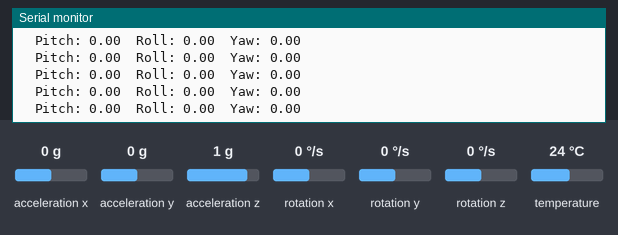
A sketch run on a simulated Arduino Leonardo, built with avr-gcc and run on an emulated ATmega32U4. Shown: the last lines printed to the serial monitor. The test bench sets the inputs (shaded band); at power-on: acceleration x 0 g, acceleration y 0 g, acceleration z 1 g, rotation x 0 °/s, rotation y 0 °/s, rotation z 0 °/s, temperature 24 °C.

Above: at 12.5 s.
12.6 s: acceleration x set to 0.8 g
At 13.2 s:
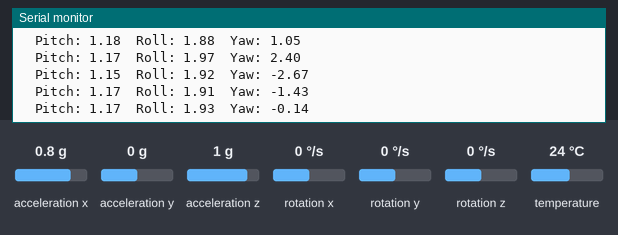
15.6 s: acceleration y set to -1.4 g
At 16.7 s:
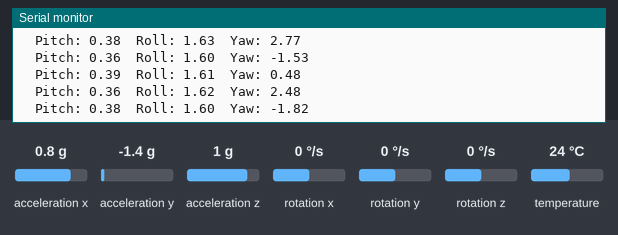
17.1 s: acceleration z set to -1.4 g
At 17.14 s:
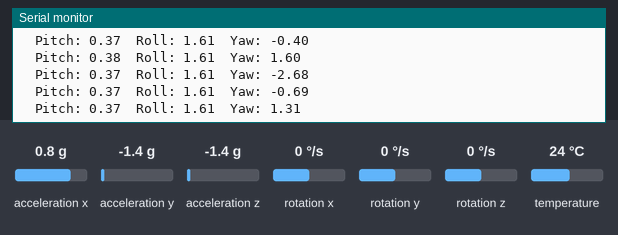
Timing chart, 0 to 20.1 s (numbered marks = the images above; inputs shaded):
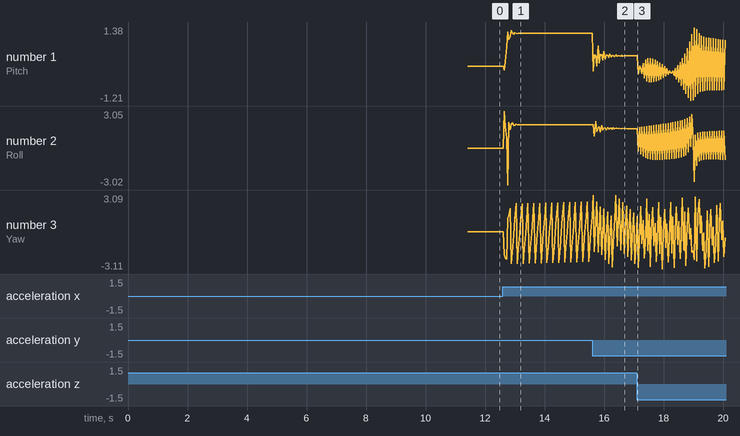

The sketch:

AP_Physics_Project.ino
```cpp
// #include <Adafruit_MPU6050.h>
// #include <Adafruit_Sensor.h>
// #include <Wire.h>
// #include <list>
// using namespace std;

// #include "helper_functions.h"

// Adafruit_MPU6050 mpu;

// // global variables
// float accelOffsetsGlobal[3];
// float gyroOffsetsGlobal[3];
// float anglesGlobal[3];
// float positionGlobal[3];
// float velocityGlobal[3];

// void setup()
// {

//   initalSetUp();
//   calibrateMPU6050Mean(mpu, accelOffsetsGlobal, gyroOffsetsGlobal);
// }

// void initalSetUp()
// {
//   // put your setup code here, to run once:
//   Serial.begin(115200);
//   while (!Serial)
//     delay(10); // will pause Zero, Leonardo, etc until serial console opens

//   Serial.println("Adafruit MPU6050 test!");

//   // Try to initialize!
//   if (!mpu.begin())
//   {
//     Serial.println("Failed to find MPU6050 chip");
//     while (1)
//     {
//       delay(10);
//     }
//   }

//   mpu.setAccelerometerRange(MPU6050_RANGE_8_G);
//   mpu.setGyroRange(MPU6050_RANGE_500_DEG);

//   Serial.println("Stabilizing sensor...");
//   delay(5000); // Allow time for sensor stabilization
// }

// void loop()
// {

//   if (Serial.available())
//   {
//     // Message received, read the data
//     char receivedChar = Serial.read();

//     // Process the received character or message
//     // Example: Print the received character
//     if (receivedChar == 'c')
//     {
//       Serial.print("Old ones");
//       printOffsets(accelOffsetsGlobal);
//       calibrateMPU6050Mean(mpu, accelOffsetsGlobal, gyroOffsetsGlobal);
//       Serial.print("New Ones");
//       printOffsets(accelOffsetsGlobal);
//     }
//     else if (receivedChar == 'm')
//     {
//       Serial.print("Old ones");
//       printOffsets(accelOffsetsGlobal);
//       calibrateMPU6050Median(mpu, accelOffsetsGlobal, gyroOffsetsGlobal);
//       Serial.print("New Ones");
//       printOffsets(accelOffsetsGlobal);
//     }
//   }
//   else
//   {
//     getSensorDataByMedian(mpu, 20, 1, accelOffsetsGlobal, gyroOffsetsGlobal);
//     // getPositionDataComplementary(mpu, 20, 1, accelOffsetsGlobal, gyroOffsetsGlobal, anglesGlobal, positionGlobal, velocityGlobal);
//   }
// }


// #include <Adafruit_MPU6050.h>
// #include <Adafruit_Sensor.h>
// #include <Wire.h>
// #include <list>
// using namespace std;
// #include "helper_functions.h"
// #include <MadgwickAHRS.h>
// #include <MahonyAHRS.h>

// #define UPDATE_INTERVAL_MS 10  // Update interval in milliseconds


// Adafruit_MPU6050 mpu;
// Madgwick filter;
// Mahony fusionFilter;

// float initialPositionX = 0.0;  // Initial X position
// float initialPositionY = 0.0;  // Initial Y position
// float initialPositionZ = 0.0;  // Initial Z position

// float initialYaw = 0.0;    // Initial yaw angle in radians
// float initialPitch = 0.0;  // Initial pitch angle in radians
// float initialRoll = 0.0;   // Initial roll angle in radians

// float velocityX = 0.0;  // Current X velocity
// float velocityY = 0.0;  // Current Y velocity
// float velocityZ = 0.0;  // Current Z velocity

// unsigned long lastUpdateTime = 0;

// // global variables
// float accelOffsetsGlobal[3];
// float gyroOffsetsGlobal[3];
// float anglesGlobal[3];
// float positionGlobal[3];
// float velocityGlobal[3];

// void setup()
// {

//   initalSetUp();
//   calibrateMPU6050Mean(mpu, accelOffsetsGlobal, gyroOffsetsGlobal);

//   filter.begin(UPDATE_INTERVAL_MS / 1000.0);
// }

// void initalSetUp()
// {
//   // put your setup code here, to run once:
//   Serial.begin(115200);
//   while (!Serial)
//     delay(10); // will pause Zero, Leonardo, etc until serial console opens

//   Serial.println("Adafruit MPU6050 test!");

//   // Try to initialize!
//   if (!mpu.begin())
//   {
//     Serial.println("Failed to find MPU6050 chip");
//     while (1)
//     {
//       delay(10);
//     }
//   }

//   mpu.setAccelerometerRange(MPU6050_RANGE_8_G);
//   mpu.setGyroRange(MPU6050_RANGE_500_DEG);

//   Serial.println("Stabilizing sensor...");
//   delay(5000); // Allow time for sensor stabilization
// }

// void loop()
// {
//   unsigned long currentTime = millis();
//   std::map<std::string, double> sensorDataWithOffsets = getSensorDataByMedian(mpu, 10, 1, accelOffsetsGlobal, gyroOffsetsGlobal);

//    // Convert accelerometer data to meters per second squared (m/s^2)
//   float ax = sensorDataWithOffsets["accelX"];
//   float ay = sensorDataWithOffsets["accelY"];
//   float az = sensorDataWithOffsets["accelZ"] + 9.81;

//   // Convert gyroscope data to radians per second (rad/s)
//   float gx = sensorDataWithOffsets["gyroX"];
//   float gy = sensorDataWithOffsets["gyroY"];
//   float gz = sensorDataWithOffsets["gyroZ"];

//   // Update the filters with the new data
//   filter.updateIMU(gx, gy, gz, ax, ay, az);
//   fusionFilter.updateIMU(gx, gy, gz, ax, ay, az);

//   // Calculate the elapsed time since the last update
//   float dt = (currentTime - lastUpdateTime) / 1000.0;
//   lastUpdateTime = currentTime;

//   // Get the estimated orientation quaternion from Madgwick filter

//   // Calculate the yaw angle in radians from Madgwick filter
//   float yaw = filter.getYawRadians();

//   // Get the estimated orientation quaternion from Mahony filter
//   float fw, fx, fy, fz;
//   fusionFilter.getQuaternion(&fw, &fx, &fy, &fz);

//   // Calculate the yaw angle in radians from Mahony filter
//   float fusedYaw = atan2(2.0 * (fw * fz + fx * fy), 1.0 - 2.0 * (fy * fy + fz * fz));

//   // Calculate the change in yaw angle
//   float deltaYaw = fusedYaw - initialYaw;

//   // Calculate the displacement in X and Y directions using dead reckoning
//   float deltaX = cos(initialYaw) * gx * dt;
//   float deltaY = sin(initialYaw) * gx * dt;

//   // Update the initial position and yaw angle
//   initialX += deltaX;
//   initialY += deltaY;
//   initialYaw = fusedYaw;

//   // Print the current position
//   Serial.print("X: ");
//   Serial.print(initialX);
//   Serial.print("\tY: ");
//   Serial.println(initialY);

//   delay(UPDATE_INTERVAL_MS);
// }


#include <Wire.h>
#include <Adafruit_MPU6050.h>
#include <Adafruit_Sensor.h>
#include <list>
using namespace std;
#include "helper_functions.h"
#include <MadgwickAHRS.h>


#define UPDATE_INTERVAL_MS 10  // Update interval in milliseconds

Adafruit_MPU6050 mpu;
Madgwick filter;

float initialPositionX = 0.0;  // Initial X position
float initialPositionY = 0.0;  // Initial Y position
float initialPositionZ = 0.0;  // Initial Z position

float initialYaw = 0.0;    // Initial yaw angle in radians
float initialPitch = 0.0;  // Initial pitch angle in radians
float initialRoll = 0.0;   // Initial roll angle in radians

float velocityX = 0.0;  // Current X velocity
float velocityY = 0.0;  // Current Y velocity
float velocityZ = 0.0;  // Current Z velocity

unsigned long lastUpdateTime = 0;
// global variables
float accelOffsetsGlobal[3];
float gyroOffsetsGlobal[3];
float anglesGlobal[3];
float positionGlobal[3];
float velocityGlobal[3];

void setup()
{

  initalSetUp();
  calibrateMPU6050Mean(mpu, accelOffsetsGlobal, gyroOffsetsGlobal);

  float beta = 0.1;  // Adjust this value based on your application
  filter.begin(UPDATE_INTERVAL_MS / 1000.0);
}

void initalSetUp()
{
  // put your setup code here, to run once:
  Serial.begin(115200);
  while (!Serial)
    delay(10); // will pause Zero, Leonardo, etc until serial console opens

  Serial.println("Adafruit MPU6050 test!");

  // Try to initialize!
  if (!mpu.begin())
  {
    Serial.println("Failed to find MPU6050 chip");
    while (1)
    {
      delay(10);
    }
  }

  mpu.setAccelerometerRange(MPU6050_RANGE_8_G);
  mpu.setGyroRange(MPU6050_RANGE_500_DEG);

  Serial.println("Stabilizing sensor...");
  delay(5000); // Allow time for sensor stabilization

}

void loop() {
  unsigned long currentTime = millis();

  // Read accelerometer and gyroscope data
std::map<std::string, double> sensorDataWithOffsets = getSensorDataByMedian(mpu, 10, 1, accelOffsetsGlobal, gyroOffsetsGlobal);

  // Convert accelerometer data to meters per second squared (m/s^2)
  float ax = sensorDataWithOffsets["accelX"];
  float ay = sensorDataWithOffsets["accelY"];
  float az = sensorDataWithOffsets["accelZ"] + 9.81;

  // Convert gyroscope data to radians per second (rad/s)
  float gx = sensorDataWithOffsets["gyroX"];
  float gy = sensorDataWithOffsets["gyroY"];
  float gz = sensorDataWithOffsets["gyroZ"];

  // Update the filter with the new data
  filter.updateIMU(gx, gy, gz, ax, ay, az);

  // Calculate the elapsed time since the last update

  float yaw = filter.getYawRadians();
  float pitch = filter.getPitchRadians();
  float roll = filter.getRollRadians();


  Serial.print("\tPitch: ");
  Serial.print(pitch);
  Serial.print("\tRoll: ");
  Serial.print(roll);
  Serial.print("\tYaw: ");
  Serial.println(yaw);

}
```

calibration_functions.cpp
```cpp
#include "helper_functions.h"
#include <Adafruit_MPU6050.h>
#include <Adafruit_Sensor.h>
#include <list>
using namespace std;


void calibrateMPU6050Mean(Adafruit_MPU6050 &mpuRef, float accelOffsetsRef[3], float gyroOffsetsRef[3]) {
  Serial.println("Calibrating MPU6050. Please keep the sensor stationary (Mean)");
  const int numSamples = 1000;
  const int sampleDelay = 4;

  float accelOffsets[3] = {0.0f, 0.0f, 0.0f};
  float gyroOffsets[3] = {0.0f, 0.0f, 0.0f};

  // Collect accelerometer and gyroscope data for calibration
  for (int i = 0; i < numSamples; i++) {
    sensors_event_t a, g, temp;
    mpuRef.getEvent(&a, &g, &temp);

    accelOffsets[0] += a.acceleration.x;
    accelOffsets[1] += a.acceleration.y;
    accelOffsets[2] += a.acceleration.z;

    gyroOffsets[0] += g.gyro.x;
    gyroOffsets[1] += g.gyro.y;
    gyroOffsets[2] += g.gyro.z;

    delay(sampleDelay);
  }

  // Calculate the average offsets
  accelOffsets[0] /= numSamples;
  accelOffsets[1] /= numSamples;
  accelOffsets[2] /= numSamples;

  gyroOffsets[0] /= numSamples;
  gyroOffsets[1] /= numSamples;
  gyroOffsets[2] /= numSamples;

  // prints the offsets
  // sets thhe accel offsets
  accelOffsetsRef[0] = accelOffsets[0];
  accelOffsetsRef[1] = accelOffsets[1];
  accelOffsetsRef[2] = accelOffsets[2];

  // set the gryo offsets
  gyroOffsetsRef[0] = gyroOffsets[0];
  gyroOffsetsRef[1] = gyroOffsets[1];
  gyroOffsetsRef[2] = gyroOffsets[2];


  // Set the calculated offsets
  // mpu.setXAccelOffset(-accelOffsets[0]);
  // mpu.setYAccelOffset(-accelOffsets[1]);
  // mpu.setZAccelOffset((16384 - accelOffsets[2]));

  // mpu.setXGyroOffset(-gyroOffsets[0]);
  // mpu.setYGyroOffset(-gyroOffsets[1]);
  // mpu.setZGyroOffset(-gyroOffsets[2]);
  Serial.println("Calibration complete. (mean)");
}

void calibrateMPU6050Median(Adafruit_MPU6050 &mpuRef, float accelOffsetsRef[3], float gyroOffsetsRef[3]) {
  Serial.println("Calibrating MPU6050. Please keep the sensor stationary (Median)");
  const int numSamples = 1000;
  const int sampleDelay = 4;

  list<float> xDataAccel, yDataAccel, zDataAccel;
  list<float> xDataGryo, yDataGryo, zDataGryo;

  // Collect accelerometer and gyroscope data for calibration
  for (int i = 0; i < numSamples; i++) {
    if (i % 100 == 0) Serial.println(i);
    sensors_event_t a, g, temp;
    mpuRef.getEvent(&a, &g, &temp);

    xDataAccel.push_back(a.acceleration.x);
    yDataAccel.push_back(a.acceleration.y);
    zDataAccel.push_back(a.acceleration.z);

    xDataGryo.push_back(g.gyro.x);
    yDataGryo.push_back(g.gyro.y);
    zDataGryo.push_back(g.gyro.z);

    delay(sampleDelay);
  }
  Serial.print("Got here");

  // sort the data
  xDataAccel.sort();
  yDataAccel.sort();
  zDataAccel.sort();
  xDataGryo.sort();
  yDataGryo.sort();
  zDataGryo.sort();

  // get the middle value
  list<float>::iterator xItAccel = xDataAccel.begin();
  advance(xItAccel, numSamples / 2);
  list<float>::iterator yItAccel = yDataAccel.begin();
  advance(yItAccel, numSamples / 2);
  list<float>::iterator zItAccel = zDataAccel.begin();
  advance(zItAccel, numSamples / 2);

  list<float>::iterator xItGryo = xDataGryo.begin();
  advance(xItGryo, numSamples / 2);
  list<float>::iterator yItGryo = yDataGryo.begin();
  advance(yItGryo, numSamples / 2);
  list<float>::iterator zItGryo = zDataGryo.begin();
  advance(zItGryo, numSamples / 2);

  // sets thhe accel offsets
  accelOffsetsRef[0] = *xItAccel;
  accelOffsetsRef[1] = *yItAccel;
  accelOffsetsRef[2] = *zItAccel;

  // set the gryo offsets
  gyroOffsetsRef[0] = *xItGryo;
  gyroOffsetsRef[1] = *yItGryo;
  gyroOffsetsRef[2] = *zItGryo;

  Serial.println("Calibration complete. (mean)");
}
```

helper_functions.h
```cpp
// helper_functions.h
#ifndef HELPER_FUNCTIONS_H
#define HELPER_FUNCTIONS_H
#include <Arduino.h>
#include <Adafruit_MPU6050.h>
#include <Adafruit_Sensor.h>
#include <map>

void testPrint(); // Function declaration
void calibrateMPU6050Mean(Adafruit_MPU6050 &mpuRef, float accelOffsetsRef[3], float gyroOffsetsRef[3]);
void calibrateMPU6050Median(Adafruit_MPU6050 &mpuRef, float accelOffsetsRef[3], float gyroOffsetsRef[3]);
std::map<std::string, double> getSensorDataByMedian(Adafruit_MPU6050 &mpuRef, int numSamples, int timeDelay, float accelOffsets[3], float gyroOffsets[3]);
void printAccelValues(float x, float y, float z);
void printGyroValues(float x, float y, float z);
void printOffsets (float offsets[3]);
void getPositionDataComplementary(Adafruit_MPU6050 &mpuRef, int numSamples, int timeDelay, float accelOffsets[3], float gyroOffsets[3], float angles[3], float position[3], float velocity[3]);

#endif
```

Source omitted: sensor_data_functions.cpp (6105 bytes)

Measured:
- after the input at 12.6 s, the serial monitor: prints a new line after 0.05 s (image 1)
- plotted number 1: 0 → 1.16 after the input at 12.6 s
- plotted number 2: 0 → 1.92 after the input at 12.6 s
- plotted number 3: 0 → 1.28 after the input at 12.6 s
